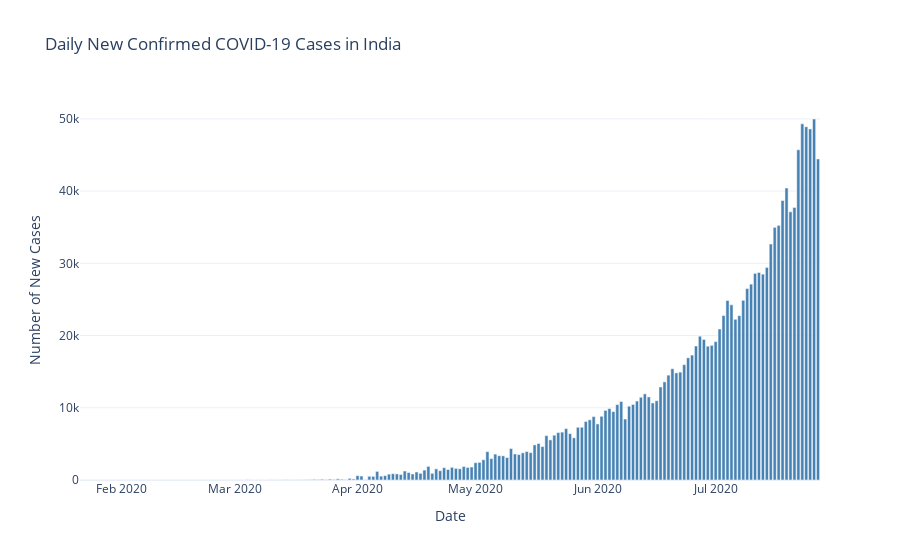

Notebook code cell kept with this figure:
### Code cell
import plotly.express as px

fig = px.bar(
    df_india,
    x='Date',
    y='New_Cases',
    title='Daily New Confirmed COVID-19 Cases in India',
    labels={'New_Cases': 'New Confirmed Cases'},
    template='plotly_white',
    color_discrete_sequence=['steelblue']
)

fig.update_layout(
    xaxis_title='Date',
    yaxis_title='Number of New Cases',
    height=600
)

fig.show()

### Figure 1 — Plotly figure (JSON) as saved in the notebook; plotly's stock layout.template omitted (floating-point values rounded to 4 significant figures; data arrays with more than 128 entries replaced by an {"elided": "..."} marker saying what was removed)
{"data": [{"alignmentgroup": "True", "hovertemplate": "Date=%{x}<br>New Confirmed Cases=%{y}<extra></extra>", "legendgroup": "", "marker": {"color": "steelblue", "pattern": {"shape": ""}}, "name": "", "offsetgroup": "", "orientation": "v", "showlegend": false, "textposition": "auto", "type": "bar", "x": {"elided": "188 str values"}, "xaxis": "x", "y": {"elided": "188 int values"}, "yaxis": "y"}], "layout": {"autosize": true, "barmode": "relative", "legend": {"tracegroupgap": 0}, "title": {"text": "Daily New Confirmed COVID-19 Cases in India"}, "xaxis": {"anchor": "y", "autorange": true, "domain": [0, 1], "range": ["2020-01-21 12:00", "2020-07-27 12:00"], "title": {"text": "Date"}, "type": "date"}, "yaxis": {"anchor": "x", "autorange": true, "domain": [0, 1], "range": [0, 52610.0], "title": {"text": "Number of New Cases"}, "type": "linear"}}}
